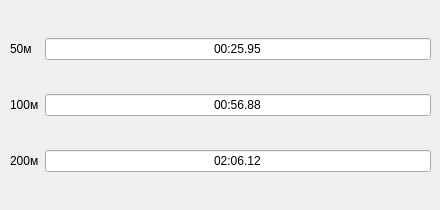
         <widget class="QWidget" name="tab_34">
          <attribute name="title">
           <string>Чоловіки</string>
          </attribute>
          <widget class="QWidget" name="layoutWidget_20">
           <property name="geometry">
            <rect>
             <x>10</x>
             <y>10</y>
             <width>421</width>
             <height>191</height>
            </rect>
           </property>
           <layout class="QGridLayout" name="gridLayout_22">
            <item row="1" column="0">
             <widget class="QLabel" name="label_136">
              <property name="text">
               <string>100м</string>
              </property>
             </widget>
            </item>
            <item row="0" column="0">
             <widget class="QLabel" name="label_134">
              <property name="text">
               <string>50м</string>
              </property>
             </widget>
            </item>
            <item row="1" column="1">
             <widget class="QLineEdit" name="lineEdit_50m_bras_men100">
              <property name="text">
               <string>00:56.88</string>
              </property>
              <property name="alignment">
               <set>Qt::AlignCenter</set>
              </property>
             </widget>
            </item>
            <item row="2" column="0">
             <widget class="QLabel" name="label_138">
              <property name="text">
               <string>200м</string>
              </property>
             </widget>
            </item>
            <item row="2" column="1">
             <widget class="QLineEdit" name="lineEdit_50m_bras_men200">
              <property name="text">
               <string>02:06.12</string>
              </property>
              <property name="alignment">
               <set>Qt::AlignCenter</set>
              </property>
             </widget>
            </item>
            <item row="0" column="1">
             <widget class="QLineEdit" name="lineEdit_50m_bras_men50">
              <property name="text">
               <string>00:25.95</string>
              </property>
              <property name="alignment">
               <set>Qt::AlignCenter</set>
              </property>
             </widget>
            </item>
           </layout>
          </widget>
         </widget>
